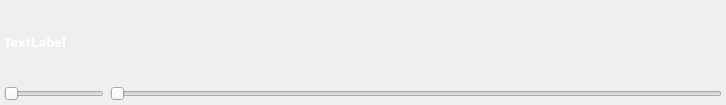
<?xml version="1.0" encoding="UTF-8"?>
<ui version="4.0">
 <class>PlayerWidget</class>
 <widget class="QWidget" name="PlayerWidget">
  <property name="geometry">
   <rect>
    <x>0</x>
    <y>0</y>
    <width>726</width>
    <height>105</height>
   </rect>
  </property>
  <property name="minimumSize">
   <size>
    <width>186</width>
    <height>30</height>
   </size>
  </property>
  <property name="baseSize">
   <size>
    <width>0</width>
    <height>30</height>
   </size>
  </property>
  <property name="windowTitle">
   <string>Form</string>
  </property>
  <layout class="QVBoxLayout" name="verticalLayout" stretch="95,5">
   <property name="margin">
    <number>4</number>
   </property>
   <item>
    <widget class="QLabel" name="info">
     <property name="minimumSize">
      <size>
       <width>186</width>
       <height>40</height>
      </size>
     </property>
     <property name="palette">
      <palette>
       <active>
        <colorrole role="WindowText">
         <brush brushstyle="SolidPattern">
          <color alpha="255">
           <red>255</red>
           <green>255</green>
           <blue>255</blue>
          </color>
         </brush>
        </colorrole>
       </active>
       <inactive>
        <colorrole role="WindowText">
         <brush brushstyle="SolidPattern">
          <color alpha="255">
           <red>255</red>
           <green>255</green>
           <blue>255</blue>
          </color>
         </brush>
        </colorrole>
       </inactive>
       <disabled>
        <colorrole role="WindowText">
         <brush brushstyle="SolidPattern">
          <color alpha="255">
           <red>106</red>
           <green>104</green>
           <blue>100</blue>
          </color>
         </brush>
        </colorrole>
       </disabled>
      </palette>
     </property>
     <property name="font">
      <font>
       <family>Estrangelo Edessa</family>
       <pointsize>10</pointsize>
       <weight>75</weight>
       <bold>true</bold>
      </font>
     </property>
     <property name="text">
      <string>TextLabel</string>
     </property>
    </widget>
   </item>
   <item>
    <layout class="QHBoxLayout" name="horizontalLayout_2" stretch="0,0">
     <item>
      <widget class="Phonon::VolumeSlider" name="volumeSlider">
       <property name="maximumSize">
        <size>
         <width>100</width>
         <height>16777215</height>
        </size>
       </property>
       <property name="styleSheet">
        <string notr="true">background-image:url();</string>
       </property>
       <property name="orientation">
        <enum>Qt::Horizontal</enum>
       </property>
      </widget>
     </item>
     <item>
      <widget class="Phonon::SeekSlider" name="seekSlider">
       <property name="orientation">
        <enum>Qt::Horizontal</enum>
       </property>
      </widget>
     </item>
    </layout>
   </item>
  </layout>
 </widget>
 <customwidgets>
  <customwidget>
   <class>Phonon::SeekSlider</class>
   <extends>QSlider</extends>
   <header>phonon_seekslider.h</header>
  </customwidget>
  <customwidget>
   <class>Phonon::VolumeSlider</class>
   <extends>QSlider</extends>
   <header>phonon_volumeslider.h</header>
  </customwidget>
 </customwidgets>
 <resources/>
 <connections/>
</ui>
